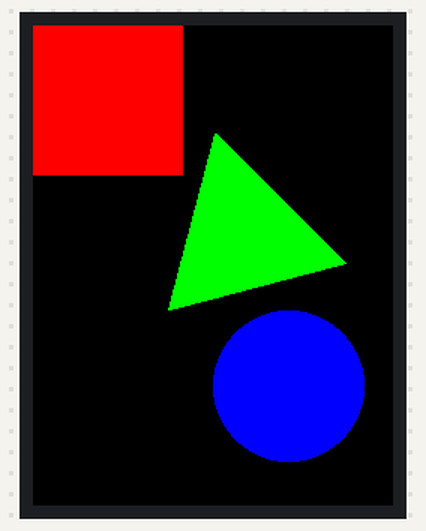
This program was run on a simulated MicroPython board. Parts: 240×320 colour display. Library files of the repository ran but are not shown: ili9341.py; what the program prints to the serial console is not drawn. At 9.7 s the program stops and its outputs stay as they are.

Above: at 0.7 s.
At 2.7 s:
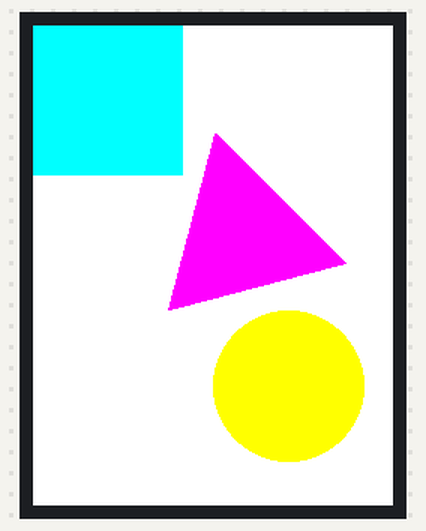
At 9.72 s:
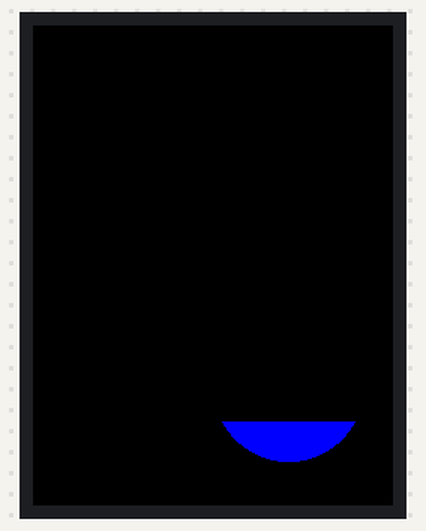

The program:

demo_inversion.py
```python
"""ILI9341 demo (inversion)."""
from time import sleep
from ili9341 import Display, color565
from machine import Pin, SPI  # type: ignore


def test():
    """Test code."""
    # Baud rate of 40000000 seems about the max
    spi = SPI(1, baudrate=40000000, sck=Pin(14), mosi=Pin(13))
    display = Display(spi, dc=Pin(4), cs=Pin(16), rst=Pin(17))

    display.clear()
    display.fill_rectangle(0, 0, 100, 100, color565(255, 0, 0))
    display.fill_polygon(3, 140, 140, 70, color565(0, 255, 0), rotate=15)
    display.fill_circle(170, 240, 50, color565(0, 0, 255))

    sleep(2)
    display.invert()

    sleep(5)
    display.invert(False)

    sleep(2)
    display.cleanup()


test()
```

Measured:
- what the display in image 0 shows lasts 2.0 s, from 0.7 s to 2.7 s
- what the display in image 1 shows lasts 5.0 s, from 2.7 s to 7.7 s
